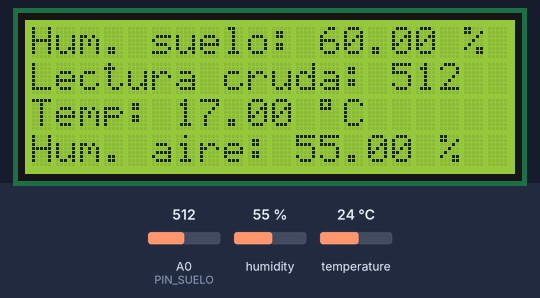
Bench run of a sketch on a simulated Arduino Uno, built with avr-gcc and run on an emulated ATmega328P. On the bench: 20×4 character LCD. The test bench sets the inputs (shaded band); at power-on: humidity 55 %, A0 (PIN_SUELO) = 512, temperature 24 °C. What the sketch prints to the serial monitor is not drawn.

Above: at 3.2 s.
3.3 s: humidity set to 22 %
At 4.9 s:
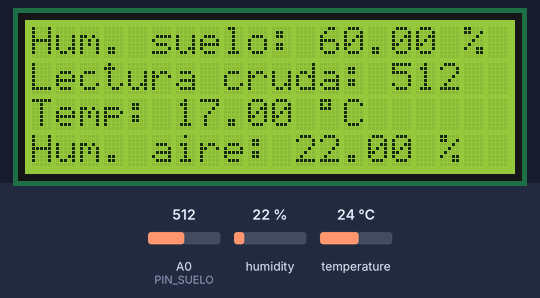
6.1 s: A0 (PIN_SUELO) set to 716
At 7.6 s:
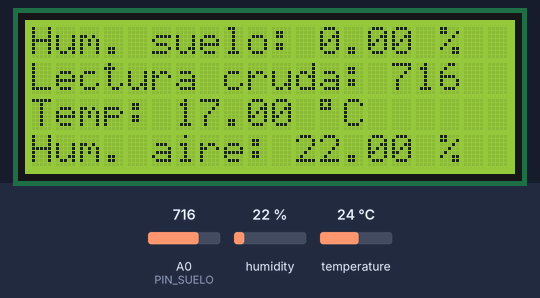
8.9 s: temperature set to 12 °C
At 11.7 s:
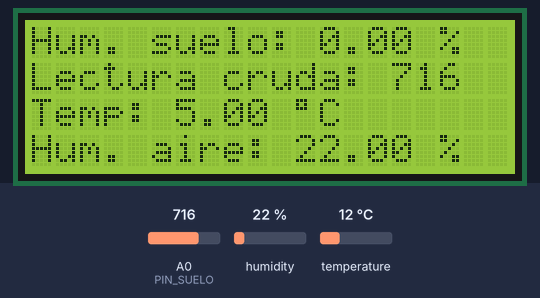
12.0 s: A0 (PIN_SUELO) set to 900
At 13.3 s:
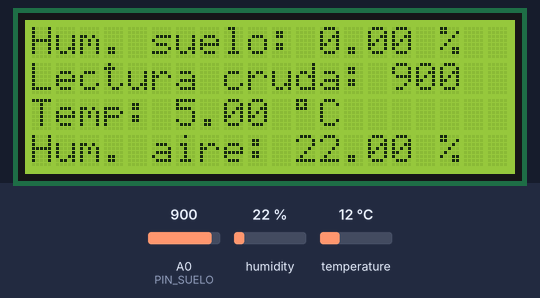
14.8 s: humidity set to 40 %
At 17.4 s:
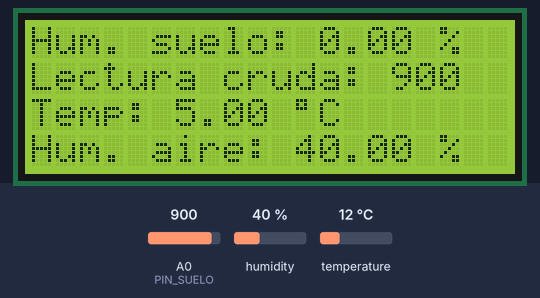
18.3 s: A0 (PIN_SUELO) set to 1023
At 20.1 s:
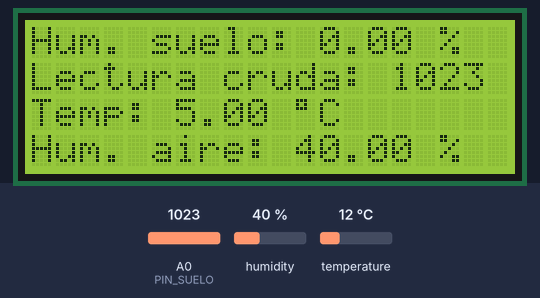
Timing chart, 0 to 21.6 s (numbered marks = the images above; inputs shaded):
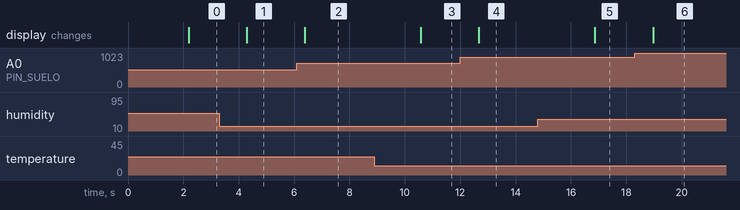

The sketch:

probararduino.ino
```cpp
#include <Wire.h>
#include <LiquidCrystal_I2C.h>
#include <Adafruit_Sensor.h>
#include <DHT.h>
#include <DHT_U.h>

// Configuración del LCD
LiquidCrystal_I2C lcd(0x27, 20, 4);

// Pines de sensores
#define PIN_SUELO A0
#define DHTPIN 2
#define DHTTYPE DHT11

DHT dht(DHTPIN, DHTTYPE);

void setup() {
  Serial.begin(9600);
  dht.begin();
  lcd.init();
  lcd.backlight();
  lcd.setCursor(0, 0);
  lcd.print("Sistema de monitoreo");
  delay(2000);
  lcd.clear();
}

void loop() {
  // Lectura sensor de suelo
  int lecturaSuelo = analogRead(PIN_SUELO);
  float humedadSuelo = map(lecturaSuelo, 420, 650, 100, 0);
  humedadSuelo = constrain(humedadSuelo, 0, 100);

  // Lectura sensor DHT11
  float h = dht.readHumidity();
  float t = dht.readTemperature();

  float h_cor = h;
  float t_cor = t - 7;

  // Validar lecturas del DHT11
  if (isnan(h) || isnan(t)) {
    Serial.println("Error al leer el sensor DHT11");
    lcd.clear();
    lcd.setCursor(0, 0);
    lcd.print("Error en DHT11");
    delay(2000);
    return;
  }

  // Mostrar por consola
  Serial.print("Humedad suelo: ");
  Serial.print(humedadSuelo);
  Serial.print("% (");
  Serial.print(lecturaSuelo);
  Serial.println(")");

  Serial.print("Temp: ");
  Serial.print(t);
  Serial.print(" °C | Humedad aire: ");
  Serial.print(h);
  Serial.println(" %");

  // Mostrar en el LCD
  lcd.clear();
  lcd.setCursor(0, 0);
  lcd.print("Hum. suelo: ");
  lcd.print(humedadSuelo);
  lcd.print(" %");

  lcd.setCursor(0, 1);
  lcd.print("Lectura cruda: ");
  lcd.print(lecturaSuelo);

  lcd.setCursor(0, 2);
  lcd.print("Temp: ");
  lcd.print(t_cor);
  lcd.print(" ");
  lcd.print((char)223); // Símbolo de grado
  lcd.print("C");

  lcd.setCursor(0, 3);
  lcd.print("Hum. aire: ");
  lcd.print(h_cor);
  lcd.print(" %");

  delay(2000);
}
```

Measured:
- after the input at 3.3 s, the display: changes after 0.99 s (image 1)
- after the input at 6.1 s, the display: changes after 0.28 s (image 2)
- after the input at 8.9 s, the display: changes after 1.7 s (image 3)
- after the input at 12.0 s, the display: changes after 0.67 s (image 4)
- after the input at 14.8 s, the display: changes after 2.1 s (image 5)
- after the input at 18.3 s, the display: changes after 0.66 s (image 6)
